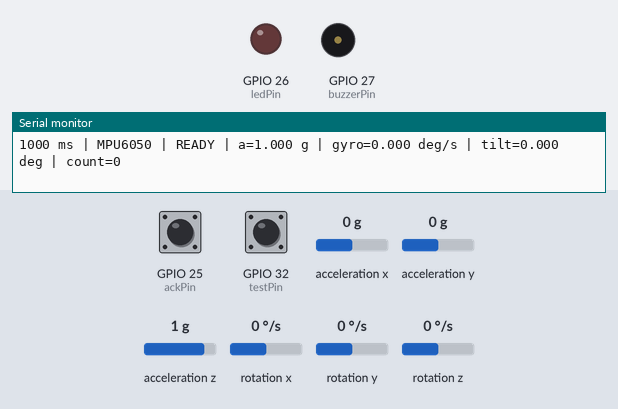
This sketch was run on a simulated ESP32. On the bench: output pins drawn as LEDs (lit = HIGH), buzzer (waves = sounding), the last lines printed to the serial monitor. Wiring (from diagram.json): MPU-6050 motion sensor at I2C address 0x68. Dashed ring = blinking. The inputs (shaded band) are chosen by the test bench; at power-on: GPIO 32 (testPin) HIGH, GPIO 25 (ackPin) HIGH, acceleration x 0 g, acceleration y 0 g, acceleration z 1 g, rotation x 0 °/s, rotation y 0 °/s, rotation z 0 °/s. WiFi joins after 1.5 s; servers stay silent unless stated; random numbers use the default seed unless the sketch sets one; no MQTT or app messages arrive unless stated.

Above: at 1.2 s.
1.3 s: GPIO 32 (testPin) pulled LOW for 0.15 s
At 3.75 s:
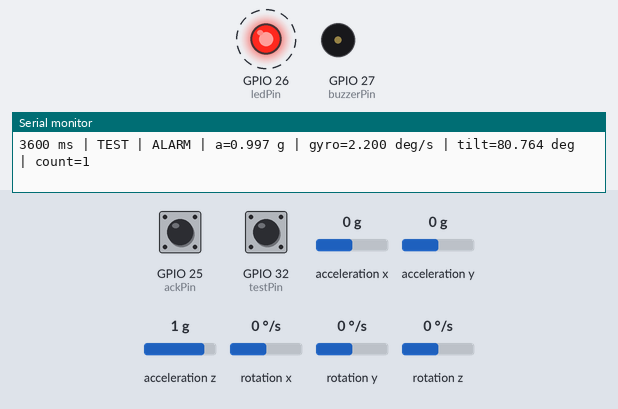
4.4 s: GPIO 25 (ackPin) pulled LOW for 0.15 s
8.1 s: GPIO 32 (testPin) pulled LOW for 1 s
At 11.2 s:
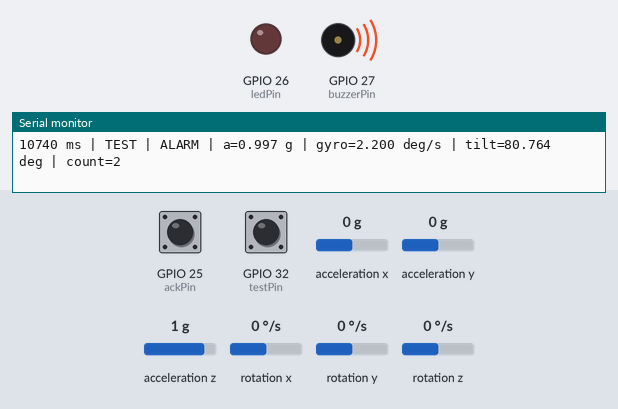
12.1 s: GPIO 25 (ackPin) pulled LOW for 1 s
14.6 s: GPIO 25 (ackPin) driven LOW and GPIO 32 (testPin) driven LOW
At 18.15 s:
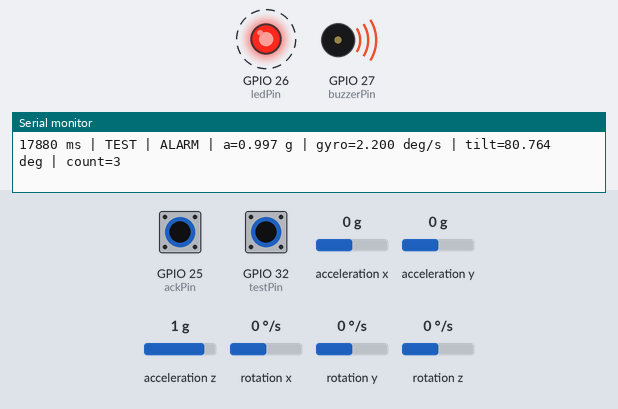
Timing chart, 0 to 18.6 s (numbered marks = the images above; inputs shaded):
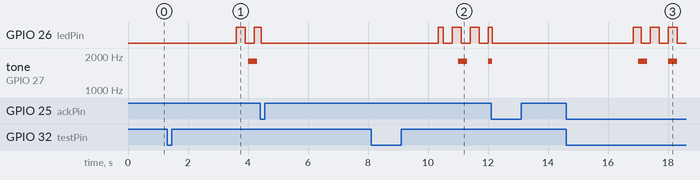

Measured:
- after the input at 1.3 s, GPIO 26 (ledPin): LOW → HIGH after 2.3 s, → LOW 0.30 s later, → HIGH 0.30 s later; tone on GPIO 27 (buzzerPin): silent → 1800 Hz after 2.7 s, → silent 0.30 s later
- after the input at 8.1 s, GPIO 26 (ledPin): LOW → HIGH after 2.2 s, then repeats every 0.60 s: LOW 0.30 s, HIGH 0.30 s; tone on GPIO 27 (buzzerPin): silent → 1800 Hz after 2.9 s, → silent 0.30 s later, → 1800 Hz 0.70 s later
- after the input at 14.6 s, GPIO 26 (ledPin): alternates HIGH for 0.30 s and LOW for 0.30 s, starting after 2.2 s; tone on GPIO 27 (buzzerPin): alternates 1800 Hz for 0.30 s and silent for 0.70 s, starting after 2.4 s

The sketch:

sketch.ino
```cpp
#include <Arduino.h>
#include <WiFi.h>
#include <Wire.h>
#include <PubSubClient.h>
#include <esp_system.h>
#include "FallDetector.h"

constexpr uint8_t sdaPin = 21;
constexpr uint8_t sclPin = 22;
constexpr uint8_t ledPin = 26;
constexpr uint8_t buzzerPin = 27;
constexpr uint8_t ackPin = 25;
constexpr uint8_t testPin = 32;
constexpr uint8_t mpuAddress = 0x68;

constexpr char brokerHost[] = "broker.emqx.io";
constexpr uint16_t brokerPort = 1883;
constexpr uint32_t telemetryPeriodMs = 500;

enum class Command { Ack, Calibrate, Test };

struct Snapshot {
  uint32_t ms;
  uint32_t impactMs;
  bool hasImpact;
  bool test;
  Reading reading;
  Phase phase;
  Decision decision;
  uint32_t count;
  uint32_t held;
  float peak;
  int calibrationCount;
};

void publishSnapshot(const Snapshot& sample);

struct Button {
  explicit Button(uint8_t pin) : pin(pin) {}

  bool pressed(uint32_t now) {
    const bool down = digitalRead(pin) == LOW;
    if (down != last) {
      last = down;
      changedAt = now;
    }
    if (down == stable || now - changedAt < 40) return false;
    stable = down;
    return stable;
  }

  uint8_t pin;
  bool last = false;
  bool stable = false;
  uint32_t changedAt = 0;
};

QueueHandle_t sampleQueue;
QueueHandle_t commandQueue;
WiFiClient transport;
PubSubClient mqtt(transport);
char topicRoot[64];
char telemetryTopic[80];
char commandTopic[80];
char clientId[40];

bool writeRegister(uint8_t address, uint8_t value) {
  Wire.beginTransmission(mpuAddress);
  Wire.write(address);
  Wire.write(value);
  return Wire.endTransmission() == 0;
}

bool readRegisters(uint8_t address, uint8_t* buffer, size_t count) {
  Wire.beginTransmission(mpuAddress);
  Wire.write(address);
  if (Wire.endTransmission(false) != 0) return false;
  if (Wire.requestFrom(mpuAddress, count, true) != count) return false;
  for (size_t index = 0; index < count; index++) {
    const int value = Wire.read();
    if (value < 0) return false;
    buffer[index] = static_cast<uint8_t>(value);
  }
  return true;
}

bool setupSensor() {
  uint8_t identity;
  return readRegisters(0x75, &identity, 1) && identity == 0x68
      && writeRegister(0x6B, 0x01)  // Wake, use X gyro clock.
      && writeRegister(0x1A, 0x03)  // Digital low-pass filter.
      && writeRegister(0x19, 0x13)  // 1 kHz / (19 + 1) = 50 Hz.
      && writeRegister(0x1B, 0x08)  // Gyroscope range ±500 °/s.
      && writeRegister(0x1C, 0x10); // Accelerometer range ±8 g.
}

int16_t wordAt(const uint8_t* buffer, size_t index) {
  return static_cast<int16_t>((static_cast<uint16_t>(buffer[index]) << 8) | buffer[index + 1]);
}

bool readMotion(Motion& sample) {
  uint8_t data[14];
  if (!readRegisters(0x3B, data, sizeof(data))) return false;
  sample = {
    wordAt(data, 0) / 4096.0f, wordAt(data, 2) / 4096.0f, wordAt(data, 4) / 4096.0f,
    wordAt(data, 8) / 65.5f, wordAt(data, 10) / 65.5f, wordAt(data, 12) / 65.5f
  };
  return true;
}

Motion simulatedFall(uint32_t elapsed) {
  if (elapsed < 700) return {0, 0, 1, 0, 0, 0};
  if (elapsed < 800) return {0, 0, 0.62f, 0, 0, 0};
  if (elapsed < 940) return {0.28f, 0, 3.38f, 0, 76, 0};
  if (elapsed < 1200) return {0.78f, 0, 0.63f, 0, 74, 0};
  return {0.984f, 0, 0.16f, 0, 2.2f, 0};
}

const char* phaseName(Phase phase) {
  switch (phase) {
    case Phase::Calibrating: return "CALIBRATING";
    case Phase::Ready: return "READY";
    case Phase::Verify: return "VERIFY";
    case Phase::Alarm: return "ALARM";
    case Phase::Fault: return "SENSOR_FAULT";
  }
  return "SENSOR_FAULT";
}

const char* decisionName(Decision decision) {
  switch (decision) {
    case Decision::Calibration: return "calibration";
    case Decision::Ready: return "ready";
    case Decision::Impact: return "impact";
    case Decision::Confirmed: return "confirmed";
    case Decision::Timeout: return "timeout";
    case Decision::Gap: return "sample_gap";
    case Decision::Fault: return "sensor_fault";
    case Decision::Ack: return "acknowledged";
  }
  return "sensor_fault";
}

void sensorTask(void*) {
  FallDetector detector;
  Button acknowledge(ackPin);
  Button testButton(testPin);
  TickType_t wake = xTaskGetTickCount();
  bool available = false;
  bool testActive = false;
  bool testAlarm = false;
  bool haveImpact = false;
  bool buzzerOn = false;
  uint32_t lastSensorAttempt = 0;
  uint32_t testStart = 0;
  uint32_t impactTime = 0;
  bool firstLoop = true;

  for (;;) {
    const uint32_t now = millis();
    bool startTest = testButton.pressed(now);
    bool requestAck = acknowledge.pressed(now);
    bool requestCalibration = false;
    Command command;
    while (xQueueReceive(commandQueue, &command, 0) == pdTRUE) {
      if (command == Command::Ack) requestAck = true;
      if (command == Command::Calibrate) requestCalibration = true;
      if (command == Command::Test) startTest = true;
    }
    if (requestAck && detector.acknowledge()) {
      testAlarm = false;
      testActive = false;
      if (!available) detector.fault();
    }
    if (requestCalibration && detector.phase == Phase::Ready && !testActive) detector.calibrate();
    if (startTest && detector.phase == Phase::Ready && !testActive) {
      testActive = true;
      testStart = now;
    }
    if (testActive && now - testStart >= 3800) {
      testActive = false;
      if (!available) detector.fault();
    }
    if (!available && (firstLoop || now - lastSensorAttempt >= 1000)) {
      lastSensorAttempt = now;
      available = setupSensor();
    }
    firstLoop = false;

    Motion motion{};
    const bool readOk = available && readMotion(motion);
    if (!readOk) available = false;
    if (testActive) motion = simulatedFall(now - testStart);
    const Phase previous = detector.phase;
    Reading reading;
    if (readOk || testActive) reading = detector.sample(now, motion);
    else detector.fault();
    if (previous != Phase::Verify && detector.phase == Phase::Verify) {
      impactTime = now;
      haveImpact = true;
    }
    if (previous != Phase::Alarm && detector.phase == Phase::Alarm) testAlarm = testActive;

    const bool alarm = detector.phase == Phase::Alarm;
    const bool fault = detector.phase == Phase::Fault;
    digitalWrite(ledPin, (alarm && now % 600 < 300) || (fault && now % 1500 < 100) ? HIGH : LOW);
    const bool sound = alarm && now % 1000 < 300;
    if (sound != buzzerOn) {
      if (sound) tone(buzzerPin, 1800);
      else noTone(buzzerPin);
      buzzerOn = sound;
    }
    const Snapshot snapshot{
      now, impactTime, haveImpact, testActive || testAlarm, reading, detector.phase,
      detector.decision, detector.count, detector.heldMs, detector.peakG, detector.calibrationCount
    };
    xQueueOverwrite(sampleQueue, &snapshot);

    // Resynchronize after an overrun instead of generating catch-up samples in a burst.
    if (xTaskGetTickCount() - wake > pdMS_TO_TICKS(FallDetector::periodMs)) wake = xTaskGetTickCount();
    vTaskDelayUntil(&wake, pdMS_TO_TICKS(FallDetector::periodMs));
  }
}

void receiveCommand(char* topic, byte* data, unsigned int length) {
  if (strcmp(topic, commandTopic) != 0) return;
  Command command;
  if (length == 3 && memcmp(data, "ack", 3) == 0) command = Command::Ack;
  else if (length == 9 && memcmp(data, "calibrate", 9) == 0) command = Command::Calibrate;
  else if (length == 4 && memcmp(data, "test", 4) == 0) command = Command::Test;
  else return;
  xQueueSend(commandQueue, &command, 0);
}

void formatNumber(char* buffer, size_t capacity, float value) {
  if (isfinite(value)) snprintf(buffer, capacity, "%.3f", value);
  else snprintf(buffer, capacity, "null");
}

void publishSnapshot(const Snapshot& sample) {
  char accel[16], gyro[16], tilt[16], peak[16], impact[16], payload[464];
  formatNumber(accel, sizeof(accel), sample.reading.accel);
  formatNumber(gyro, sizeof(gyro), sample.reading.gyro);
  formatNumber(tilt, sizeof(tilt), sample.reading.tilt);
  formatNumber(peak, sizeof(peak), sample.peak);
  if (sample.hasImpact) snprintf(impact, sizeof(impact), "%lu", static_cast<unsigned long>(sample.impactMs));
  else snprintf(impact, sizeof(impact), "null");
  const bool alarm = sample.phase == Phase::Alarm;
  const int length = snprintf(payload, sizeof(payload),
    "{\"ms\":%lu,\"source\":\"%s\",\"state\":\"%s\",\"decision\":\"%s\","
    "\"accel_g\":%s,\"gyro_dps\":%s,\"tilt_deg\":%s,\"peak_g\":%s,\"impact_ms\":%s,"
    "\"held_ms\":%lu,\"event_count\":%lu,\"calibration_samples\":%d,\"led\":%s,\"buzzer\":%s}",
    static_cast<unsigned long>(sample.ms), sample.test ? "TEST" : "MPU6050",
    phaseName(sample.phase), decisionName(sample.decision), accel, gyro, tilt, peak, impact,
    static_cast<unsigned long>(sample.held), static_cast<unsigned long>(sample.count),
    sample.calibrationCount, alarm ? "true" : "false", alarm ? "true" : "false");
  if (length > 0 && static_cast<size_t>(length) < sizeof(payload) && mqtt.connected()) {
    mqtt.publish(telemetryTopic, payload, false);
  }
  Serial.printf("%lu ms | %s | %s | a=%s g | gyro=%s deg/s | tilt=%s deg | count=%lu\n",
    static_cast<unsigned long>(sample.ms), sample.test ? "TEST" : "MPU6050", phaseName(sample.phase),
    accel, gyro, tilt, static_cast<unsigned long>(sample.count));
}

void networkTask(void*) {
  mqtt.setServer(brokerHost, brokerPort);
  mqtt.setCallback(receiveCommand);
  mqtt.setBufferSize(640);
  mqtt.setSocketTimeout(2);
  WiFi.mode(WIFI_STA);
  WiFi.setAutoReconnect(true);
  WiFi.begin("Wokwi-GUEST", "", 6);
  uint32_t lastAttempt = millis() - 5000;
  uint32_t lastReport = 0;

  for (;;) {
    const uint32_t now = millis();
    if (WiFi.status() != WL_CONNECTED) {
      if (mqtt.connected()) mqtt.disconnect();
    } else if (!mqtt.connected() && now - lastAttempt >= 5000) {
      lastAttempt = now;
      if (mqtt.connect(clientId) && mqtt.subscribe(commandTopic, 0)) {
        Serial.printf("MQTT OK | Base topic: %s\n", topicRoot);
      } else {
        Serial.printf("MQTT retry | state=%d\n", mqtt.state());
        if (mqtt.connected()) mqtt.disconnect();
      }
    }
    if (mqtt.connected()) mqtt.loop();
    if (now - lastReport >= telemetryPeriodMs) {
      lastReport = now;
      Snapshot snapshot{};
      if (xQueuePeek(sampleQueue, &snapshot, 0) == pdTRUE) publishSnapshot(snapshot);
    }
    vTaskDelay(pdMS_TO_TICKS(20));
  }
}

void setup() {
  Serial.begin(115200);
  pinMode(ledPin, OUTPUT);
  pinMode(buzzerPin, OUTPUT);
  pinMode(ackPin, INPUT_PULLUP);
  pinMode(testPin, INPUT_PULLUP);
  Wire.begin(sdaPin, sclPin, 100000);
  Wire.setTimeOut(15);

  const unsigned long session = static_cast<unsigned long>(esp_random());
  snprintf(topicRoot, sizeof(topicRoot), "falldetection/ndd/%08lx", session);
  snprintf(telemetryTopic, sizeof(telemetryTopic), "%s/telemetry", topicRoot);
  snprintf(commandTopic, sizeof(commandTopic), "%s/cmd", topicRoot);
  snprintf(clientId, sizeof(clientId), "ndd-fall-%08lx", session);
  Serial.printf("FallDetection | Base topic: %s\n", topicRoot);

  sampleQueue = xQueueCreate(1, sizeof(Snapshot));
  commandQueue = xQueueCreate(8, sizeof(Command));
  if (!sampleQueue || !commandQueue) {
    Serial.println("ERROR: could not allocate queues");
    return;
  }
  if (xTaskCreate(sensorTask, "Sensor", 4096, nullptr, 2, nullptr) != pdPASS) {
    Serial.println("ERROR: could not start sensor task");
    return;
  }
  if (xTaskCreate(networkTask, "Network", 7168, nullptr, 1, nullptr) != pdPASS) {
    Serial.println("ERROR: could not start network task");
  }
}

void loop() {
  delay(1000);
}
```

FallDetector.h
```cpp
#ifndef FALLDETECTION_FALL_DETECTOR_H
#define FALLDETECTION_FALL_DETECTOR_H

#include <math.h>
#include <stdint.h>

struct Motion {
  float ax;
  float ay;
  float az;
  float gx;
  float gy;
  float gz;
};

struct Reading {
  float accel = NAN;
  float gyro = NAN;
  float tilt = NAN;
};

enum class Phase { Calibrating, Ready, Verify, Alarm, Fault };
enum class Decision { Calibration, Ready, Impact, Confirmed, Timeout, Gap, Fault, Ack };

class FallDetector {
 public:
  static constexpr uint32_t periodMs = 20;
  static constexpr uint32_t holdMs = 1000;
  static constexpr uint32_t windowMs = 2400;
  static constexpr uint32_t maxGapMs = 100;
  static constexpr int calibrationSamples = 50;
  static constexpr float impactG = 2.5f;
  static constexpr float minimumTilt = 60.0f;
  static constexpr float directionChange = 35.0f;
  static constexpr uint32_t previousPoseAgeMs = 1000;
  static constexpr float maximumGyro = 25.0f;

  Phase phase = Phase::Calibrating;
  Decision decision = Decision::Calibration;
  uint32_t count = 0;
  uint32_t heldMs = 0;
  float peakG = 0.0f;
  int calibrationCount = 0;

  bool calibrate() {
    if (phase == Phase::Alarm) return false;
    phase = Phase::Calibrating;
    decision = Decision::Calibration;
    calibrationCount = 0;
    hasStable = false;
    holding = false;
    heldMs = 0;
    return true;
  }

  void fault() {
    if (!calibrate()) return;
    phase = Phase::Fault;
    decision = Decision::Fault;
    hasPrevious = false;
  }

  bool acknowledge() {
    if (phase != Phase::Alarm) return false;
    finish(Decision::Ack);
    return true;
  }

  Reading sample(uint32_t now, const Motion& sample) {
    Reading reading;
    reading.accel = magnitude(sample.ax, sample.ay, sample.az);
    reading.gyro = magnitude(sample.gx, sample.gy, sample.gz);
    if (!isfinite(reading.accel) || !isfinite(reading.gyro)) {
      fault();
      return Reading{};
    }

    if (phase == Phase::Fault) calibrate();
    if (hasPrevious && now - lastTime > maxGapMs) {
      if (phase == Phase::Verify) finish(Decision::Gap);
      if (phase == Phase::Calibrating) calibrationCount = 0;
    }
    hasPrevious = true;
    lastTime = now;

    const bool quasiStatic = reading.accel >= 0.8f && reading.accel <= 1.2f;
    Vector direction{};
    if (quasiStatic) {
      direction = {sample.ax / reading.accel, sample.ay / reading.accel, sample.az / reading.accel};
    }

    if (phase == Phase::Calibrating) {
      if (reading.accel >= 0.9f && reading.accel <= 1.1f && reading.gyro < 8.0f) {
        if (calibrationCount == 0 || angle(firstDirection, direction) > 5.0f) {
          firstDirection = direction;
          calibrationCount = 0;
        }
        if (++calibrationCount == calibrationSamples) {
          reference = direction;
          phase = Phase::Ready;
          decision = Decision::Ready;
        }
      } else {
        calibrationCount = 0;
      }
    }

    if (quasiStatic && phase != Phase::Calibrating) reading.tilt = angle(reference, direction);

    if (phase == Phase::Ready && reading.accel >= impactG) {
      phase = Phase::Verify;
      decision = Decision::Impact;
      impactTime = now;
      holding = false;
      heldMs = 0;
      peakG = reading.accel;
      beforeImpact = hasStable && now - lastStableTime <= previousPoseAgeMs ? lastStable : reference;
    }
    if (phase == Phase::Verify) {
      if (now - impactTime > windowMs) {
        finish(Decision::Timeout);
      } else {
        if (reading.accel > peakG) peakG = reading.accel;
        const bool stable = isfinite(reading.tilt) && reading.tilt >= minimumTilt && reading.gyro < maximumGyro
            && angle(beforeImpact, direction) >= directionChange;
        if (stable && !holding) stableTime = now;
        holding = stable;
        heldMs = holding ? now - stableTime : 0;
        if (heldMs >= holdMs) {
          phase = Phase::Alarm;
          decision = Decision::Confirmed;
          count++;
        }
      }
    }
    if (quasiStatic && reading.gyro < maximumGyro) {
      lastStable = direction;
      lastStableTime = now;
      hasStable = true;
    }
    return reading;
  }

 private:
  struct Vector { float x, y, z; };
  Vector firstDirection{};
  Vector reference{};
  Vector lastStable{};
  Vector beforeImpact{};
  bool hasPrevious = false;
  bool hasStable = false;
  bool holding = false;
  uint32_t lastTime = 0;
  uint32_t lastStableTime = 0;
  uint32_t impactTime = 0;
  uint32_t stableTime = 0;

  static float magnitude(float x, float y, float z) {
    return sqrtf(x * x + y * y + z * z);
  }

  static float angle(const Vector& first, const Vector& second) {
    const float dot = first.x * second.x + first.y * second.y + first.z * second.z;
    return acosf(fmaxf(-1.0f, fminf(1.0f, dot))) * 57.2957795f;
  }

  void finish(Decision reason) {
    phase = Phase::Ready;
    decision = reason;
    holding = false;
    heldMs = 0;
  }
};

#endif
```
